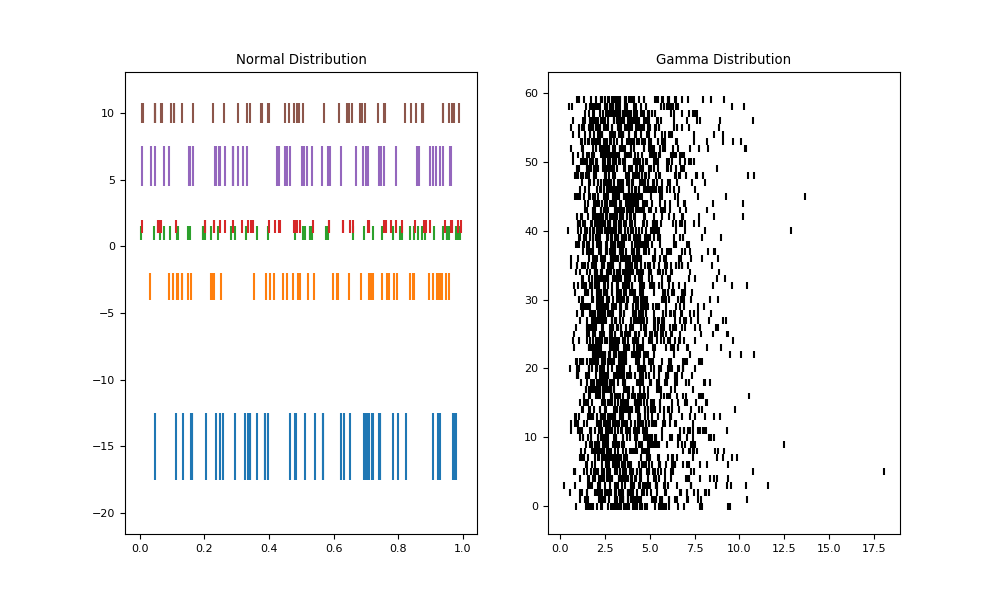

This chart was generated by the following Python code:
import matplotlib.pyplot as plt
import numpy as np
import matplotlib
matplotlib.rcParams['font.size'] = 8.0

# Fixing random state for reproducibility
np.random.seed(19680801)


# create random data
data1 = np.random.random([6, 50])

# set different colors for each set of positions
colors1 = ['C{}'.format(i) for i in range(6)]

# set different line properties for each set of positions
# note that some overlap	
lineoffsets1 = np.array([-15, -3, 1, 1.5, 6, 10])
linelengths1 = [5, 2, 1, 1, 3, 1.5]

fig, axs = plt.subplots(nrows = 1, ncols = 2, figsize = (10,6))

# create a horizontal plot
axs[0].eventplot(data1, colors=colors1, lineoffsets=lineoffsets1,
                    linelengths=linelengths1)

axs[0].set_title('Normal Distribution')

data2 = np.random.gamma(4, size=[60, 50])
colors2 = 'black'
lineoffsets2 = 1
linelengths2 = 1

axs[1].eventplot(data2, colors=colors2, lineoffsets=lineoffsets2,
                    linelengths=linelengths2)

axs[1].set_title('Gamma Distribution')

plt.show()
